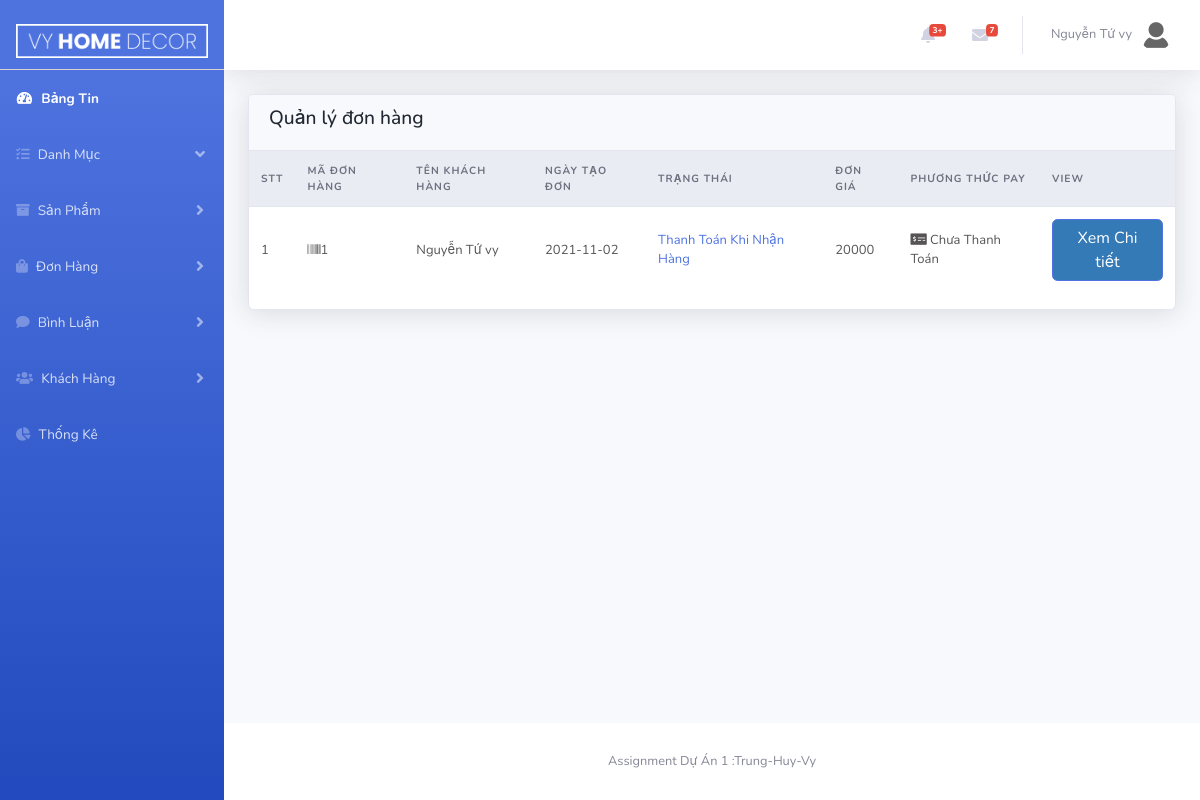
The page /Admin/index.php?act=bill&list (signed in) on the database as committed earlier.
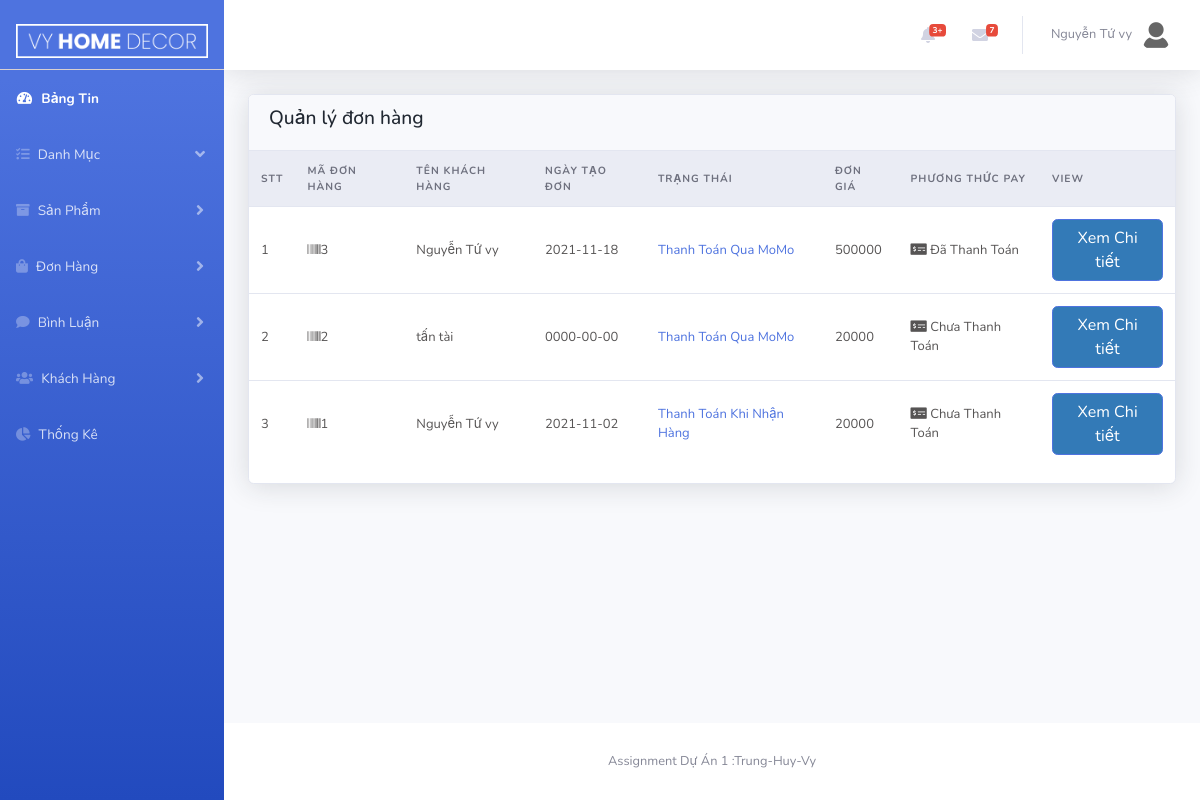
The same page on the database as committed later.
### tables this page shows
CREATE TABLE `tbl_bill` (
  `billId` int(10) NOT NULL,
  `custId` int(10) NOT NULL,
  `date` date NOT NULL,
  `payMethod` varchar(255) NOT NULL,
  `billTotal` float NOT NULL,
  `billStatus` varchar(255) NOT NULL
);

CREATE TABLE `tbl_customer` (
  `custId` int(10) NOT NULL,
  `username` varchar(50) NOT NULL,
  `password` varchar(50) NOT NULL,
  `custName` varchar(50) NOT NULL,
  `image` varchar(255) DEFAULT NULL,
  `phone` varchar(50) DEFAULT NULL,
  `email` varchar(50) NOT NULL,
  `address` text DEFAULT NULL,
  `status` int(10) NOT NULL COMMENT '0:block ; 1:hoạt động',
  `role` int(10) NOT NULL COMMENT '0:khách hàng ;1:Admin'
);

### model/pdo.php (called while the page is built, shortened)
<?php
function pdo_get_connection()
{   $servername="localhost";
    $username='root';
    $password='';
    try{
        $dburl="mysql:host=$servername;dbname=vyhomedecor; charset=utf8";
        $conn = new PDO($dburl,$username,$password);
        $conn->setAttribute(PDO::ATTR_ERRMODE,PDO::ERRMODE_EXCEPTION);
        return $conn;
        }
        catch(PDOException $e){
            return "lỗi kết nối :". $e->getMessage();
        }
}
function pdo_query($sql){
    $sql_args = array_slice(func_get_args(),1);
    try{
        $conn =pdo_get_connection();
        $stmt =$conn->prepare($sql);
        $stmt -> execute($sql_args);
        $row =$stmt->fetchAll();
        return $row;
    }catch(PDOException $e){
        throw $e;
    }
    finally{
        unset($conn);
    }
}
function pdo_query_one($sql){
    $sql_args = array_slice(func_get_args(),1);
    try{
        $conn =pdo_get_connection();
        $stmt =$conn->prepare($sql);
        $stmt -> execute($sql_args);
        $row =$stmt->fetch(PDO::FETCH_ASSOC);
        return $row;
    }catch(PDOException $e){
        throw $e;
    }
    finally{
        unset($conn);
    }
}
?>

### model/bill.php (called while the page is built, shortened)
<?php
   function loadAll_bill(){
    $sql="SELECT * FROM tbl_bill ORDER BY billId DESC";
    return pdo_query($sql);
    }
?>

### model/customer.php (called while the page is built, shortened)
<?php
include_once 'pdo.php';
function loadOne_customer($custId)
{
   $sql="SELECT * FROM tbl_customer where custId= $custId";
   $res =pdo_query_one($sql);
   return $res;
}
?>

### Admin/bill/list.php (the view, shortened to what the changed rows need)
<div class="row">
    <div class="col-xl-12">
        <div class="card">
            <div class="table-responsive">
                <form action="" method="post">
                    <table class="table align-items-center table-flush">
                        <thead class="thead-light">
                            <tr>
                                <th scope="col">STT</th>
                                <th scope="col">Mã Đơn Hàng</th>
                                <th scope="col">Tên Khách Hàng</th>
                                <th scope="col">Ngày Tạo Đơn</th>
                                <th scope="col">Trạng Thái</th>
                                <th scope="col">Đơn Giá</th>
                                <th scope="col">Phương Thức Pay</th>
                                <th scope="col">View</th>
                            </tr>
                        </thead>
                        <tbody>
                        <?php
                           $STT = 1;
                           foreach ($listBill as $value) {
                               extract($value);
                        ?>
                            <tr>
                                <td><?=$STT++?></td>
                                <td><i class="fas fa-barcode"> </i><?=$billId?></td>
                                <td><i class="ni ni-single-02"></i>
                                   <?php
                                       $nameCust = loadOne_customer($custId);
                                       echo $nameCust['custName'];
                                   ?>
                                </td>
                                <td><i class="ni ni-time-alarm"></i><?=$date?></td>
                                <td>
                                    <span class="text-primary">
                                      <?php
                                         if($billStatus==0){
                                            echo " Thanh Toán Khi Nhận Hàng ";
                                        }else if($billStatus==1){
                                            echo " Thanh Toán Qua MoMo";
                                        }else{
                                            echo "Thanh Toán Qua Ví";
                                        }
                                      ?>
                                    </span>
                                </td>
                                <td><?=$billTotal?></td>
                                <td><i class="fas fa-money-check-alt"></i>
                                <?php
                                         if($payMethod==0){
                                             echo 'Chưa Thanh Toán';
                                         }else if($payMethod==1){
                                             echo 'Đã Thanh Toán';
                                         }else{
                                             echo 'Huỷ Đơn';
                                         }
                                      ?>
                                </td>
                                <td><a class="btn btn-primary" href="index.php?act=bill&edit=<?=$billId?>&custId=<?=$custId?>">Xem Chi tiết</a></td>
                            </tr>
                        <?php
                        }
                        ?>
                        </tbody>
                    </table>
                </form>
            </div>
        </div>
    </div>
</div>

Rows that differ between the two databases and show on the page:
added tbl_bill: billId "3", custId.custName "Nguyễn Tứ vy", date "2021-11-18", billStatus "Thanh Toán Qua MoMo", billTotal "500000", payMethod "Đã Thanh Toán"
added tbl_bill: billId "2", custId.custName "tấn tài", date "0000-00-00", billStatus "Thanh Toán Qua MoMo", billTotal "20000", payMethod "Chưa Thanh Toán"
